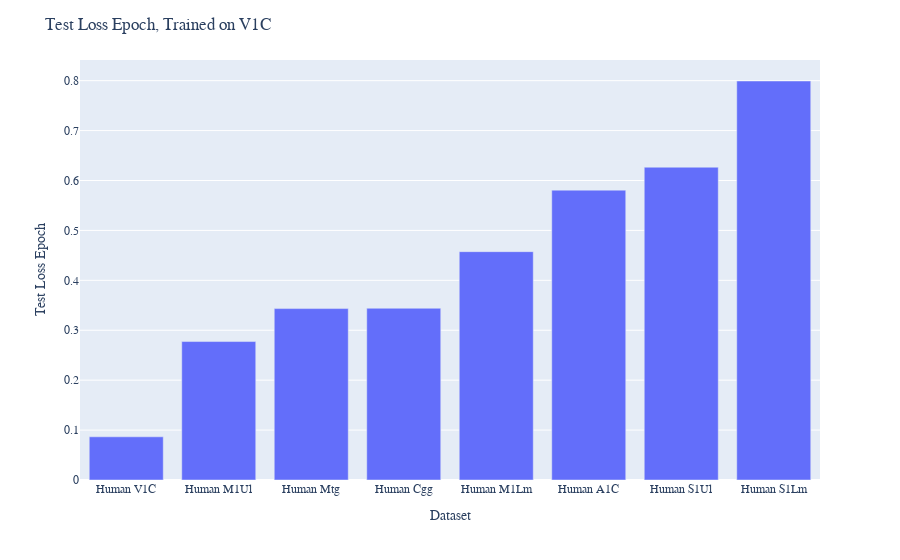
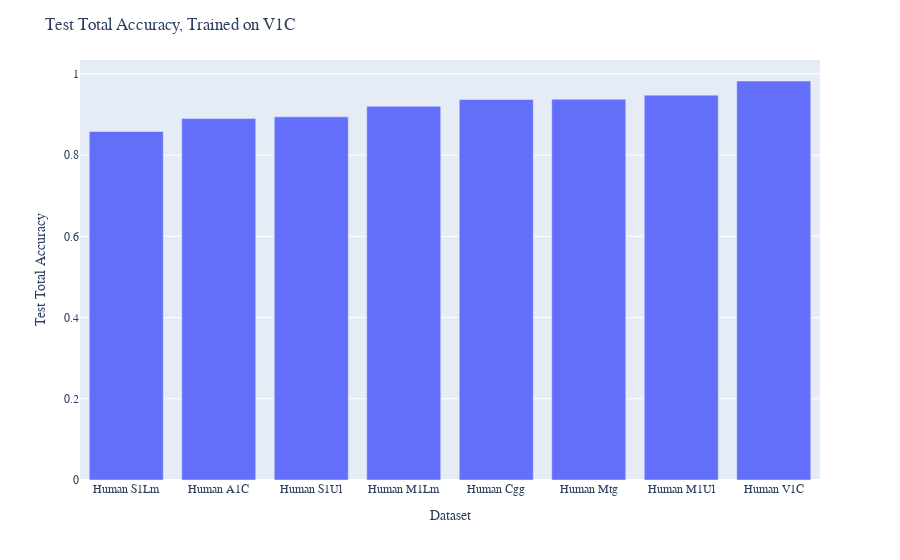
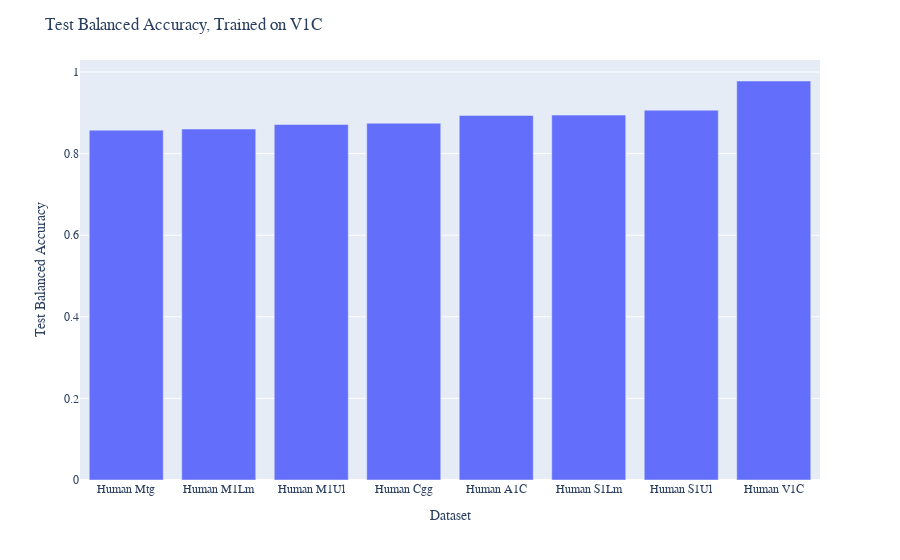
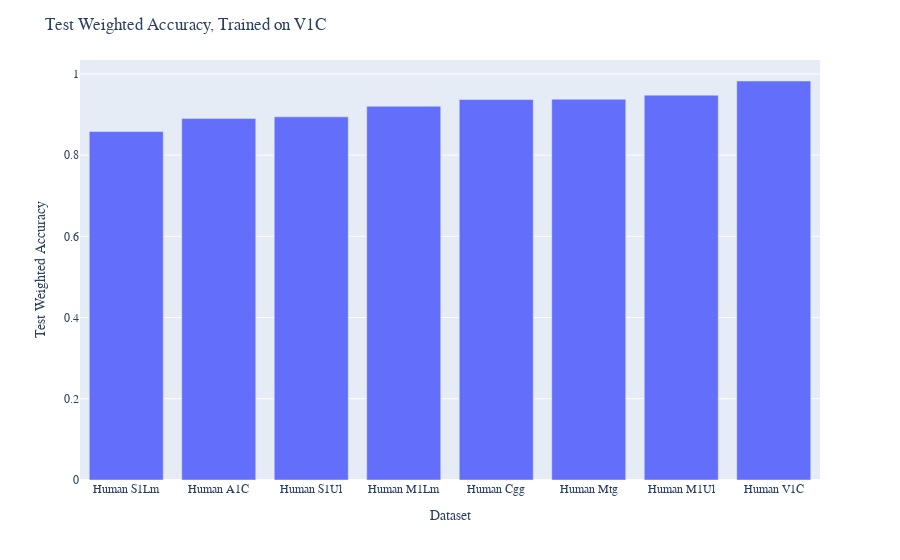

The notebook cell saved with these charts, in order:
### Code cell
ys = results[0][0].keys()
x = [f.split('/')[-1][:-17].replace('_', ' ').title() for f in labels]
df = pd.DataFrame()

for metric in ys:
    y = [y[0][metric] for y in results]
    df['x'] = x
    df[metric] = y 
    
#     fig = px.bar(df, x='x', y='y')
    
#     fig.update_layout(
#         title=f"{metric.replace('_', ' ').title()}, Trained on Human MTG",
#         xaxis_title=f"Dataset",
#         yaxis_title=f"{metric.replace('_', ' ').title()}",
#         font_family="Serif",
#     )
    
#     fig.write_image(f'../../ms-thesis/images/metrics/mtg_{metric}.pdf', scale=3)
#     fig.show()

df

### Figure 1 — Plotly figure (JSON) as saved in the notebook; plotly's stock layout.template omitted (floating-point values rounded to 4 significant figures)
{"data": [{"alignmentgroup": "True", "hovertemplate": "x=%{x}<br>y=%{y}<extra></extra>", "legendgroup": "", "marker": {"color": "#636efa", "pattern": {"shape": ""}}, "name": "", "offsetgroup": "", "orientation": "v", "showlegend": false, "textposition": "auto", "type": "bar", "x": ["Human V1C", "Human M1Ul", "Human Mtg", "Human Cgg", "Human M1Lm", "Human A1C", "Human S1Ul", "Human S1Lm"], "xaxis": "x", "y": [0.08654, 0.2774, 0.3434, 0.3441, 0.4575, 0.5807, 0.6266, 0.7993], "yaxis": "y"}], "layout": {"barmode": "relative", "font": {"family": "Serif"}, "legend": {"tracegroupgap": 0}, "margin": {"t": 60}, "title": {"text": "Test Loss Epoch, Trained on V1C"}, "xaxis": {"anchor": "y", "domain": [0, 1], "title": {"text": "Dataset"}}, "yaxis": {"anchor": "x", "domain": [0, 1], "title": {"text": "Test Loss Epoch"}}}}

### Figure 2 — Plotly figure (JSON) as saved in the notebook; plotly's stock layout.template omitted (floating-point values rounded to 4 significant figures)
{"data": [{"alignmentgroup": "True", "hovertemplate": "x=%{x}<br>y=%{y}<extra></extra>", "legendgroup": "", "marker": {"color": "#636efa", "pattern": {"shape": ""}}, "name": "", "offsetgroup": "", "orientation": "v", "showlegend": false, "textposition": "auto", "type": "bar", "x": ["Human S1Lm", "Human A1C", "Human S1Ul", "Human M1Lm", "Human Cgg", "Human Mtg", "Human M1Ul", "Human V1C"], "xaxis": "x", "y": [0.8581, 0.89, 0.8942, 0.9202, 0.9369, 0.9376, 0.9476, 0.9825], "yaxis": "y"}], "layout": {"barmode": "relative", "font": {"family": "Serif"}, "legend": {"tracegroupgap": 0}, "margin": {"t": 60}, "title": {"text": "Test Total Accuracy, Trained on V1C"}, "xaxis": {"anchor": "y", "domain": [0, 1], "title": {"text": "Dataset"}}, "yaxis": {"anchor": "x", "domain": [0, 1], "title": {"text": "Test Total Accuracy"}}}}

### Figure 3 — Plotly figure (JSON) as saved in the notebook; plotly's stock layout.template omitted (floating-point values rounded to 4 significant figures)
{"data": [{"alignmentgroup": "True", "hovertemplate": "x=%{x}<br>y=%{y}<extra></extra>", "legendgroup": "", "marker": {"color": "#636efa", "pattern": {"shape": ""}}, "name": "", "offsetgroup": "", "orientation": "v", "showlegend": false, "textposition": "auto", "type": "bar", "x": ["Human Mtg", "Human M1Lm", "Human M1Ul", "Human Cgg", "Human A1C", "Human S1Lm", "Human S1Ul", "Human V1C"], "xaxis": "x", "y": [0.8575, 0.8602, 0.8713, 0.8746, 0.8936, 0.8943, 0.9065, 0.978], "yaxis": "y"}], "layout": {"barmode": "relative", "font": {"family": "Serif"}, "legend": {"tracegroupgap": 0}, "margin": {"t": 60}, "title": {"text": "Test Balanced Accuracy, Trained on V1C"}, "xaxis": {"anchor": "y", "domain": [0, 1], "title": {"text": "Dataset"}}, "yaxis": {"anchor": "x", "domain": [0, 1], "title": {"text": "Test Balanced Accuracy"}}}}

### Figure 4 — Plotly figure (JSON) as saved in the notebook; plotly's stock layout.template omitted (floating-point values rounded to 4 significant figures)
{"data": [{"alignmentgroup": "True", "hovertemplate": "x=%{x}<br>y=%{y}<extra></extra>", "legendgroup": "", "marker": {"color": "#636efa", "pattern": {"shape": ""}}, "name": "", "offsetgroup": "", "orientation": "v", "showlegend": false, "textposition": "auto", "type": "bar", "x": ["Human S1Lm", "Human A1C", "Human S1Ul", "Human M1Lm", "Human Cgg", "Human Mtg", "Human M1Ul", "Human V1C"], "xaxis": "x", "y": [0.8581, 0.89, 0.8942, 0.9202, 0.9369, 0.9376, 0.9476, 0.9825], "yaxis": "y"}], "layout": {"barmode": "relative", "font": {"family": "Serif"}, "legend": {"tracegroupgap": 0}, "margin": {"t": 60}, "title": {"text": "Test Weighted Accuracy, Trained on V1C"}, "xaxis": {"anchor": "y", "domain": [0, 1], "title": {"text": "Dataset"}}, "yaxis": {"anchor": "x", "domain": [0, 1], "title": {"text": "Test Weighted Accuracy"}}}}
